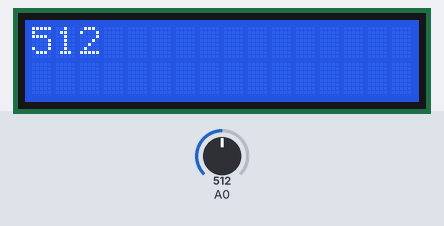
Bench run of a sketch on a simulated ESP8266 (NodeMCU). Parts: 16×2 character LCD. Inputs (shaded band) come from the test bench; at power-on: A0 = 512.

Above: at 1.2 s.
1.3 s: A0 set to 716
At 2.1 s:
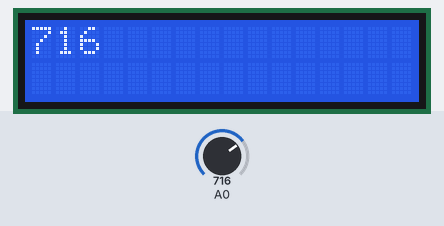
2.9 s: A0 set to 900
At 3.6 s:
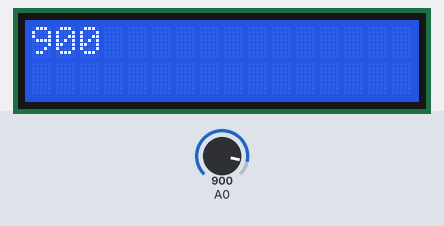
4.4 s: A0 set to 1023
At 5.0 s:
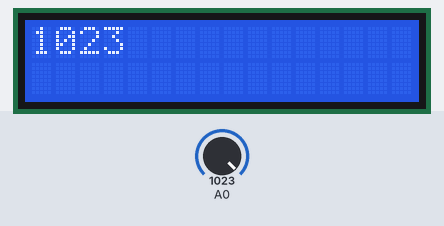
Timing chart, 0 to 7.4 s (numbered marks = the images above; inputs shaded):
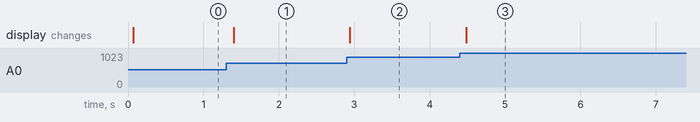

Measured:
- after the input at 1.3 s, the display: changes after 0.10 s (image 1)
- after the input at 2.9 s, the display: changes at once (image 2)
- after the input at 4.4 s, the display: changes after 0.08 s (image 3)

The sketch:

LcdShieldButtonsTest.ino
```cpp
#include <LiquidCrystal.h>
const int rs=D1, en=D2, d4=D4, d5=D5, d6=D6, d7=D7;
LiquidCrystal lcd(rs,en,d4,d5,d6,d7); //select the pins used on the LCD panel

void setup(){

   lcd.begin(16, 2);
   lcd.clear();
}

void loop(){

 lcd.setCursor(0,1);
 lcd.clear();
 lcd.print(analogRead(A0)); //read anolog pin A0
 delay(100);

}
```
